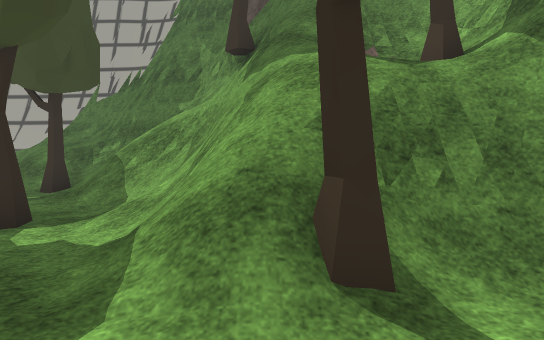
view 1 (above)

20 first-person views from a walk through a Unity game level. The camera is 1.2 m above the floor, tilts 4° down and sees 75° across. The floor is counted in squares, 1 m on a side. Each view is taken from the middle of a square. On the plan, view 1 faces up. The plan holds only what a view shows up to about 14 squares ahead; the rest is blank. The place goes on beyond the plan. Some animated figures are left out. Some surface patterns are stand-ins.

view 2
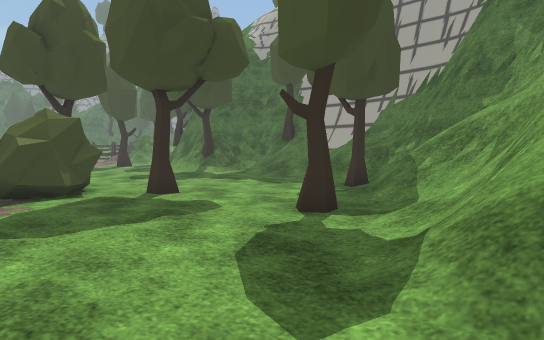

view 3
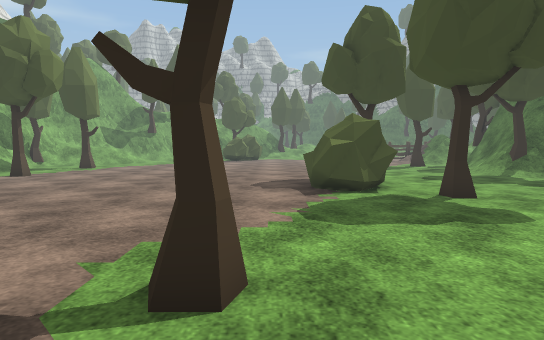

view 4
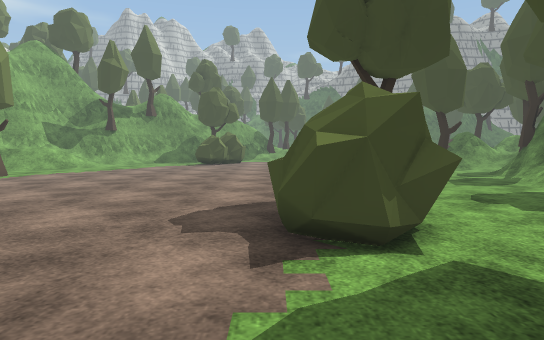

view 5
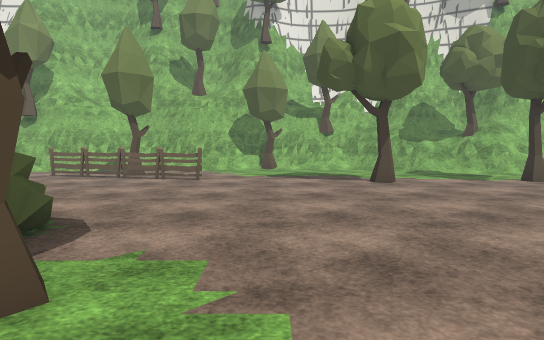

view 6
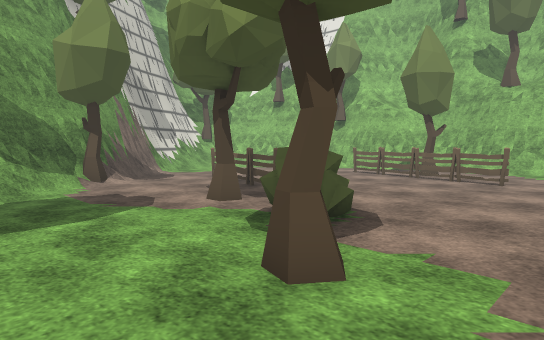

view 7
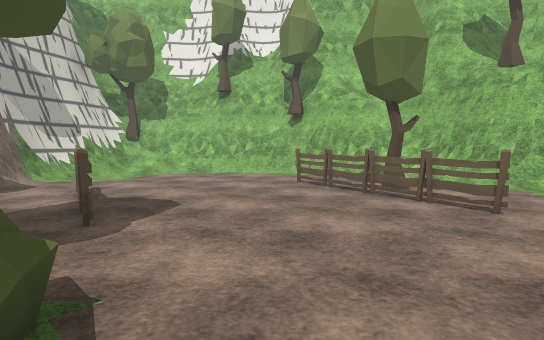

view 8
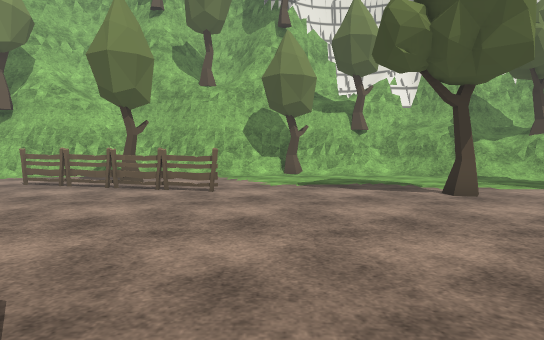

view 9
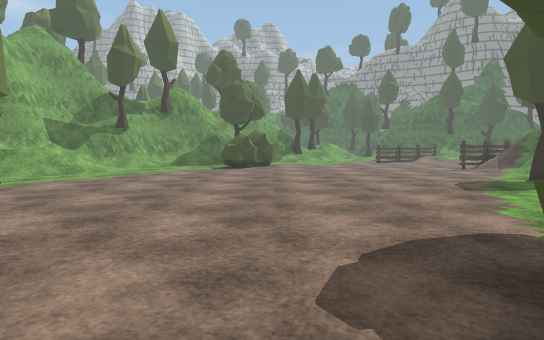

view 10
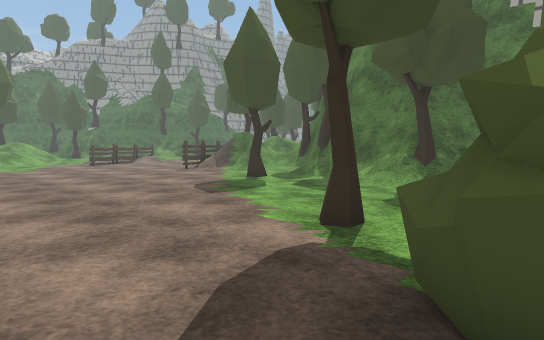

view 11
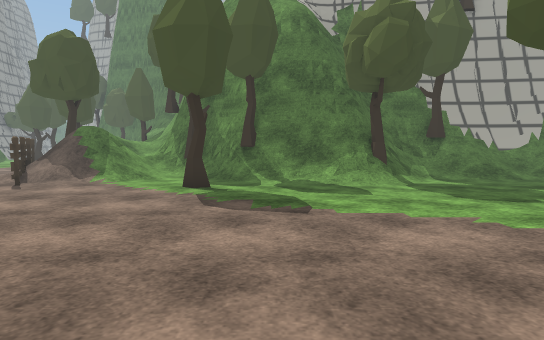

view 12
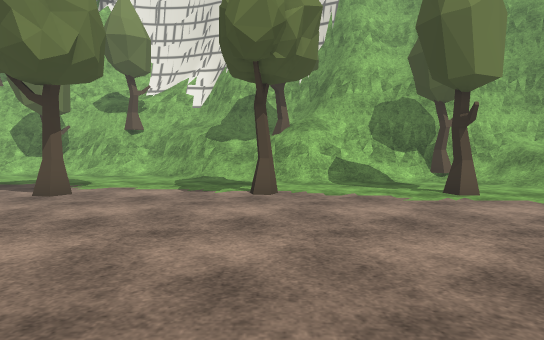

view 13
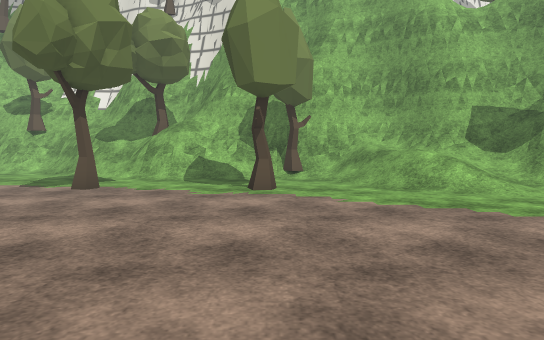

view 14
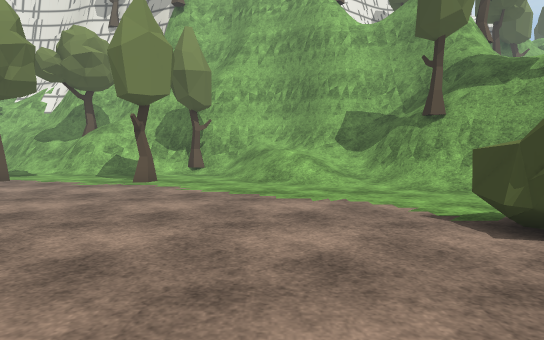

view 15
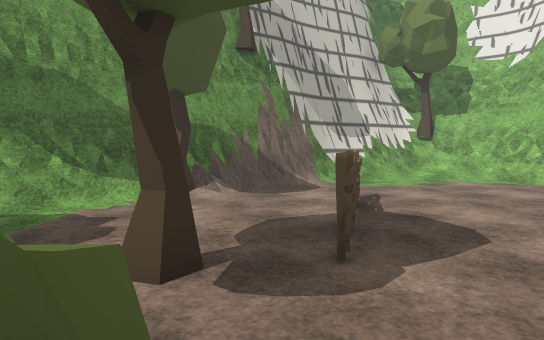

view 16
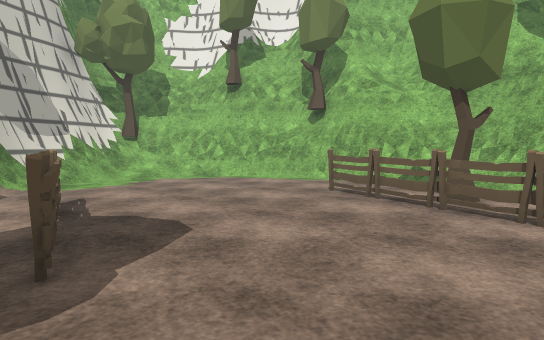

view 17
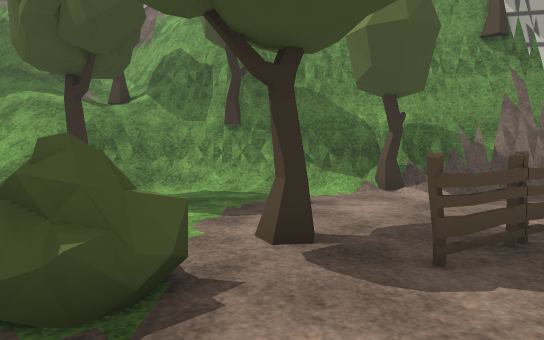

view 18
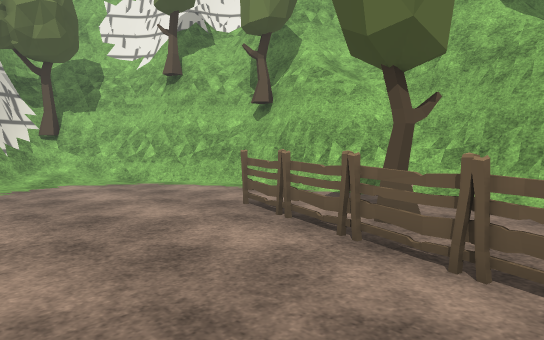

view 19
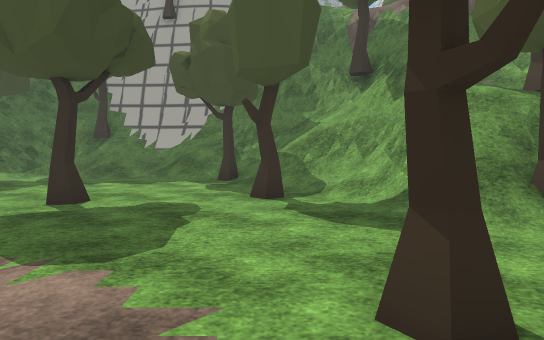

view 20
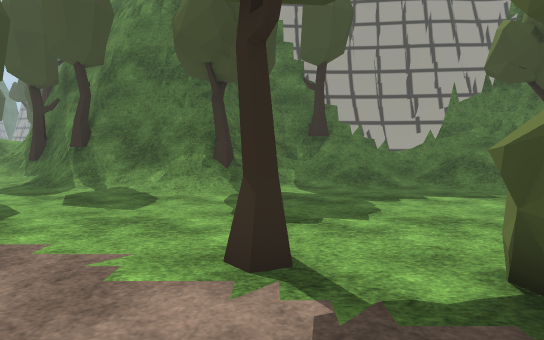

### Floor plan
Key: @ floor where view 1 was taken; # wall or solid block; . floor; / step, stairs or slope; = window, fence, low wall or low ledge; v drop or lower ground; T tree; B bush; F fence; O other object.
Columns run from 26 left of view 1 to 13 right of it. Each row starts with its distance up from view 1.
 12  ////T###  ####T///==###
 11  ///..=T#####////////=#####
 10  ///.../==##T/....///////###
  9 F/........///.......TT///######
  8 F.....T..............///==//=###
  7  .....................//#=///T=#
  6   .....................//=// T##
  5   ................T...T.//////=#
  4   ...........T...TT.....///Tv=##
  3  ..............BBB.......//T//##
  2 ...............BBB......../../=##
  1 ...............BBB............/=#
  0  ......................T..@..../##
 -1 .......................T........###
 -2 B........................B......TT#
 -3 B.......................BBBTT....=##
 -4 .........................B........=##
 -5 ............................FFF....###
 -6 ...............................OO...###
 -7 .....................................##
 -8 ...................................../##
 -9 .//..............T.................../##
-10 ////...T....T....T......F............//#
-11 /////....................FFFF......../=#
-12 ==////....................TT.FF...../=##
-13 ##=//=T=/====.............T........####
-14  #########=#=///.................=###
-15   ###   #==TT//==....T.//////######

Positions as (right, up) in squares from view 1, and headings:
1: (0, 0), facing up
2: (0, 0), facing up-left
3: (0, 0), facing left
4: (-5, 1), facing left
5: (-5, 2), facing down
6: (-5, 2), facing down-right
7: (-4, -3), facing down-right
8: (-4, -1), facing down
9: (-8, -1), facing left
10: (-10, -1), facing up-left
11: (-18, -2), facing up
12: (-14, -1), facing down
13: (-19, 0), facing down
14: (-23, 2), facing down
15: (-2, -4), facing right
16: (-2, -4), facing down-right
17: (-2, -6), facing up-right
18: (-2, -7), facing down-right
19: (-4, -3), facing up
20: (-13, 0), facing up
